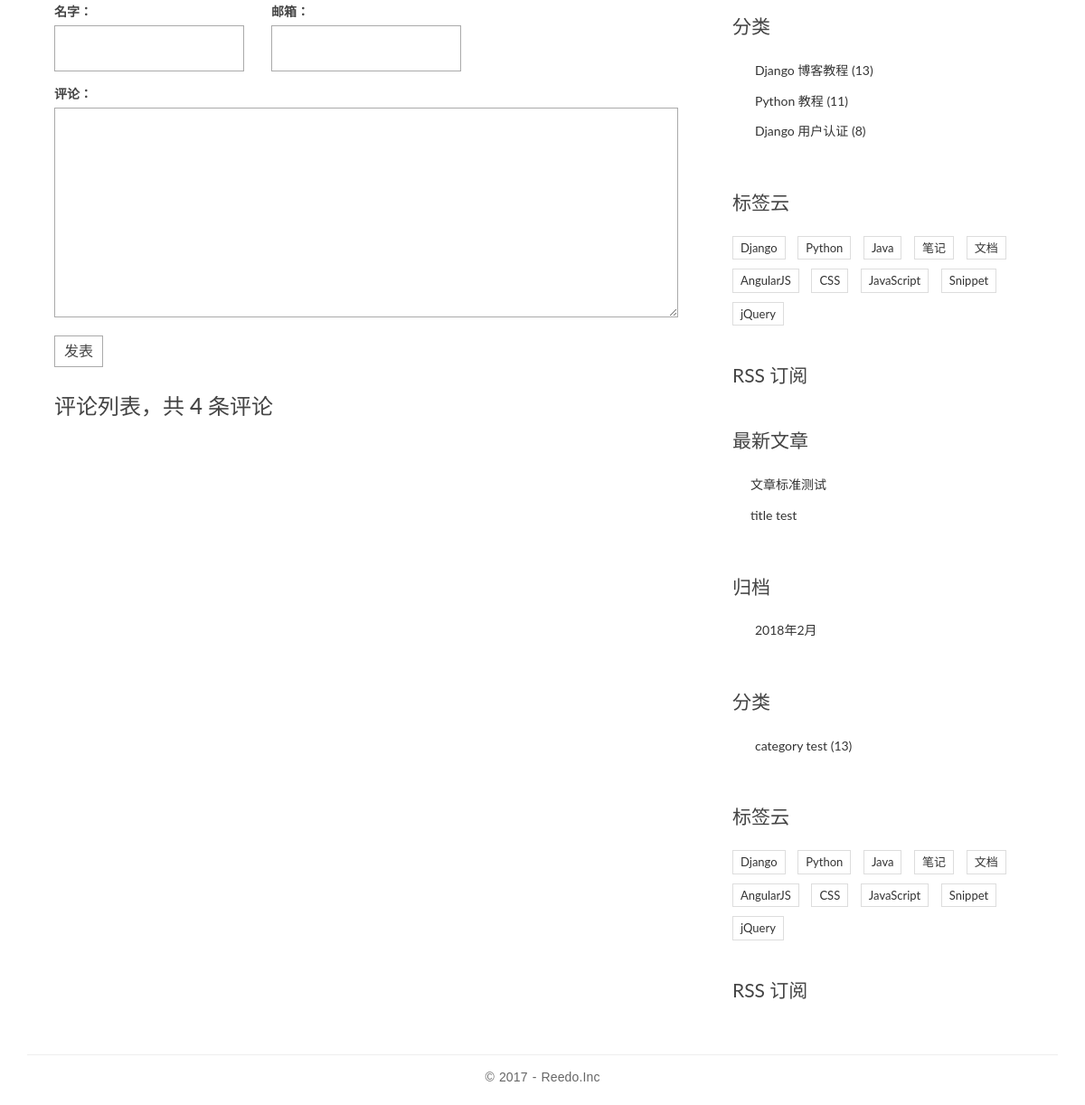
Before: /post/2/ (lower part) with the older database file.
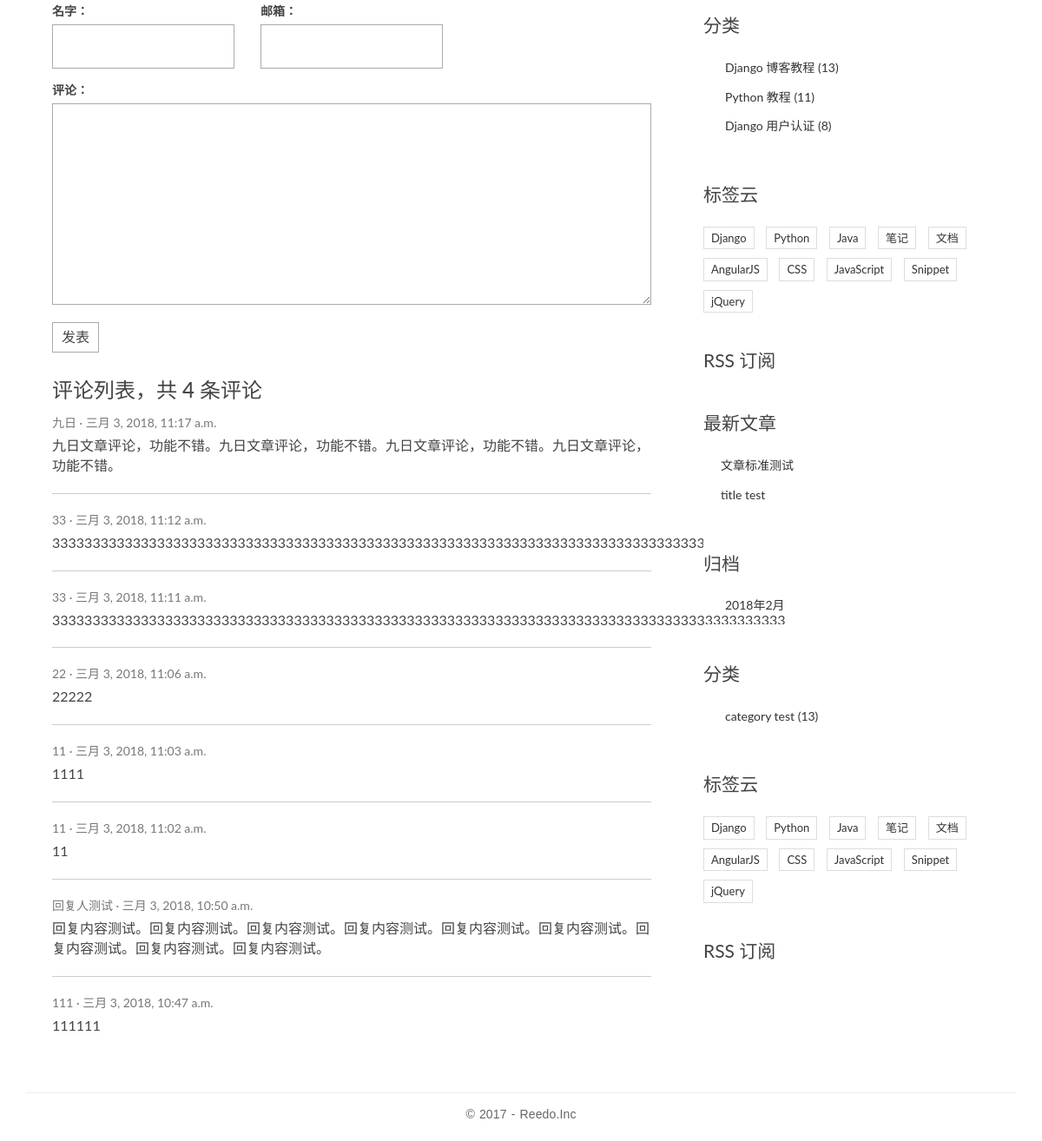
After: the same page with the newer database file.
### blog/models.py (models this page shows, shortened)
class Post(models.Model):
    title = models.CharField(max_length=40)
    body = models.TextField()
    created_time = models.DateField()
    modified_time = models.DateField()
    category = models.ForeignKey(Category, on_delete=models.CASCADE)
    tags = models.ManyToManyField(Tag, blank=True)
    author = models.ForeignKey(User, on_delete=models.CASCADE)

class Category(models.Model):
    name = models.CharField(max_length=20)
    def __str__(self):
        return self.name

### comments/models.py (models this page shows, shortened)
class Comment(models.Model):
    name = models.CharField(max_length=20)
    email = models.EmailField(max_length=40)
    text = models.TextField()
    created_time = models.DateTimeField(auto_now=True)
    post = models.ForeignKey('blog.post', on_delete=models.CASCADE)

### blog/views.py (the view)
# urls.py: path('post/<int:pk>/', views.detail, name='detail'),
def detail(request, pk):
    post = get_object_or_404(Post, pk=pk)
    post.body = markdown.markdown(post.body, extensions=['markdown.extensions.extra', 'markdown.extensions.codehilite', 'markdown.extensions.toc'])
    form = CommentForm()
    comment_list = post.comment_set.all().order_by('-created_time')
    return render(request, 'blog/detail.html', {'post':post, 'form':form, 'comment_list':comment_list})

### comments/forms.py
class CommentForm(forms.ModelForm):
    class Meta:
        model = Comment
        fields = ['name', 'email', 'text']

### blog/templatetags/blog_tags.py (called while the page is built)
@register.simple_tag
def get_recent_posts(num=5):
    return Post.objects.all().order_by('-created_time')[:num]

@register.simple_tag
def archives():
    return Post.objects.dates('created_time', 'month', order='DESC')

@register.simple_tag
def get_categories():
    return Category.objects.all()

### templates/blog/detail.html (shortened to what this page needs)
{% extends "base.html" %}
{% block main %}
    <section class="comment-area" id="comment-area">
        <form action="{% url 'comments:post_comment' post.pk %}" method="post" class="comment-form">
            <div class="row">
                <div class="col-md-4">
                    <label for="id_name">名字：</label>
                    {{ form.name }}
                </div>
                <div class="col-md-4">
                    <label for="id_email">邮箱：</label>
                    {{ form.email }}
                </div>
                <div class="col-md-12">
                    <label for="id_comment">评论：</label>
                    {{ form.text }}
                    <button type="submit" class="comment-btn">发表</button>
                </div>
            </div>
        </form>
        <div class="comment-list-panel">
            <h3>评论列表，共 <span>4</span> 条评论</h3>
            <ul class="comment-list list-unstyled">
                {% for comment in comment_list %}
                    <li class="comment-item">
                        <span class="nickname">{{ comment.name }}</span>
                        <time class="submit-date" datetime="2012-11-09T23:15:57+00:00">{{ comment.created_time }}</time>
                        <div class="text">
                            {{ comment.text }}
                        </div>
                    </li>
                {% endfor %}
            </ul>
        </div>
    </section>
{% endblock main %}
{% block aside %}
    <div class="widget widget-category">
        <h3 class="widget-title">分类</h3>
        <ul>
            <li>
                <a href="#">Django 博客教程 <span class="post-count">(13)</span></a>
            </li>
            <li>
                <a href="#">Python 教程 <span class="post-count">(11)</span></a>
            </li>
            <li>
                <a href="#">Django 用户认证 <span class="post-count">(8)</span></a>
            </li>
        </ul>
    </div>
    <div class="widget widget-tag-cloud">
        <h3 class="widget-title">标签云</h3>
        <ul>
            <li>
                <a href="#">Django</a>
            </li>
            <li>
                <a href="#">Python</a>
            </li>
            <li>
                <a href="#">Java</a>
            </li>
            <li>
                <a href="#">笔记</a>
            </li>
            <li>
                <a href="#">文档</a>
            </li>
            <li>
                <a href="#">AngularJS</a>
            </li>
            <li>
                <a href="#">CSS</a>
            </li>
            <li>
                <a href="#">JavaScript</a>
            </li>
            <li>
                <a href="#">Snippet</a>
            </li>
            <li>
                <a href="#">jQuery</a>
            </li>
        </ul>
    </div>
    <div class="rss">
        <a href=""> RSS 订阅</a>
    </div>
{% endblock aside %}

### templates/base.html (shortened to what this page needs)
{% load staticfiles %}
{% load blog_tags %}
<!DOCTYPE html>
<html>
<head>
    <link rel="stylesheet" href="{% static 'blog/css/bootstrap.min.css' %}">
    <link rel="stylesheet" href="http://code.ionicframework.com/ionicons/2.0.1/css/ionicons.min.css">
    <link rel="stylesheet" href="{% static 'blog/css/pace.css' %}">
    <link rel="stylesheet" href="{% static 'blog/css/custom.css' %}">
    <link rel="stylesheet" href="{% static 'blog/css/highlights/github.css' %}">
</head>
<body>
<div class="content-body">
    <div class="container">
        <div class="row">
            <main class="col-md-8">
                {% block main %}
                {% endblock main %}
            </main>
            <aside class="col-md-4">
                {% block aside %}
                {% endblock aside %}
                <div class="widget widget-recent-posts">
                    <h3 class="widget-title">最新文章</h3>
                    {% get_recent_posts as recent_post_list %}
                    <ul>
                        {% for post in recent_post_list %}
                            <li>
                                <a href="#">{{ post.title }}</a>
                            </li>
                        {% endfor %}
                    </ul>
                </div>
                <div class="widget widget-archives">
                    <h3 class="widget-title">归档</h3>
                    {% archives as archives_list %}
                    <ul>
                        {% for date in archives_list %}
                            <li>
                                <a href="{% url 'blog:archives' date.year date.month %}">{{ date.year }}年{{ date.month }}月</a>
                            </li>
                        {% endfor %}
                    </ul>
                </div>
                <div class="widget widget-category">
                    <h3 class="widget-title">分类</h3>
                    {% get_categories as category_list %}
                    <ul>
                        {% for category in category_list %}
                            <li>
                                <a href="{% url 'blog:category' category.pk %}">{{ category.name }} <span class="post-count">(13)</span></a>
                            </li>
                        {% endfor %}
                    </ul>
                </div>
                <div class="widget widget-tag-cloud">
                    <h3 class="widget-title">标签云</h3>
                    <ul>
                        <li>
                            <a href="#">Django</a>
                        </li>
                        <li>
                            <a href="#">Python</a>
                        </li>
                        <li>
                            <a href="#">Java</a>
                        </li>
                        <li>
                            <a href="#">笔记</a>
                        </li>
                        <li>
                            <a href="#">文档</a>
                        </li>
                        <li>
                            <a href="#">AngularJS</a>
                        </li>
                        <li>
                            <a href="#">CSS</a>
                        </li>
                        <li>
                            <a href="#">JavaScript</a>
                        </li>
                        <li>
                            <a href="#">Snippet</a>
                        </li>
                        <li>
                            <a href="#">jQuery</a>
                        </li>
                    </ul>
                </div>
                <div class="rss">
                    <a href=""> RSS 订阅</a>
                </div>
            </aside>
        </div>
    </div>
</div>
<footer id="site-footer">
    <div class="container">
        <div class="row">
            <div class="col-md-12">
                <p class="copyright">&copy 2017 - Reedo.Inc
                </p>
            </div>
        </div>
    </div>
</footer>
</body>
</html>

### static/blog/css/custom.css (style rules this page uses)
* { outline: none; }
h1, h2, h3, h4, h5, h6 { margin-top: 0; }
a { color: #333; }
body { color: #444; font-family: 'Lato', sans-serif; }
p { font-family: 'Ubuntu', sans-serif; font-weight: 400; word-spacing: 1px; letter-spacing: 0.01em; }
.content-body { padding-bottom: 4em; }
.widget { background: #fff; padding: 30px 0 0; }
.widget-title { font-size: 1.5em; margin-bottom: 20px; line-height: 1.6; padding: 10px 0 0; font-weight: 400; }
.widget-recent-posts ul { padding: 0; margin: 0; padding-left: 20px; }
.widget-recent-posts ul li { list-style-type: none; position: relative; line-height: 170%; margin-bottom: 10px; }
.widget-recent-posts ul li::before { content: '\f3d3'; font-family: "Ionicons"; position: absolute; left: -17px; top: 3px; font-size: 16px; color: #000; }
.widget-archives ul { padding: 0; margin: 0; padding-left: 25px; }
.widget-archives ul li { list-style-type: none; position: relative; line-height: 170%; margin-bottom: 10px; }
.widget-archives ul li::before { content: '\f3f3'; font-family: "Ionicons"; position: absolute; left: -25px; top: 1px; font-size: 16px; color: #000; }
.widget-category ul { padding: 0; margin: 0; padding-left: 25px; }
.widget-category ul li { list-style-type: none; position: relative; line-height: 170%; margin-bottom: 10px; }
.widget-category ul li::before { content: '\f3fe'; font-family: "Ionicons"; position: absolute; left: -25px; top: 1px; font-size: 18px; color: #000; }
.widget-tag-cloud ul { padding: 0; margin: 0; margin-right: -10px; }
.widget-tag-cloud ul li { list-style-type: none; font-size: 13px; display: inline-block; margin-right: 10px; margin-bottom: 10px; padding: 3px 8px; border: 1px solid #ddd; }
.rss { font-size: 21px; margin-top: 30px; }
.rss a { color: #444; }
#site-footer { padding-top: 10px; padding: 0 0 1.5em 0; }
.copyright { text-align: center; padding-top: 1em; margin: 0; border-top: 1px solid #eee; color: #666; }
.contact-form input, .comment-form input { border: 1px solid #aaa; margin-bottom: 15px; width: 100%; padding: 15px 15px; font-size: 16px; line-height: 100%; transition: 0.4s border-color linear; }
.contact-form textarea, .comment-form textarea { border: 1px solid #aaa; margin-bottom: 15px; width: 100%; padding: 15px 15px; font-size: 16px; line-height: 20px !important; min-height: 183px; transition: 0.4s border-color linear; }
.comment-area { padding: 0 30px 0; }
.comment-form { margin-top: 15px; }
.comment-form .comment-btn { background-color: #fff; border: 1px solid #aaa; font-size: 16px; padding: 5px 10px; }
.comment-list-panel { margin-top: 30px; }
.comment-list { margin-top: 15px; }
.comment-item:not(:last-child) { border-bottom: 1px #ccc solid; margin-bottom: 20px; padding-bottom: 20px; }
.comment-item .nickname, .comment-item .submit-date { color: #777; font-size: 14px; }
.comment-item .nickname:after { content: ' ·'; }
.comment-item .text { padding-top: 5px; font-size: 16px; }

Changed rows visible on the page:
added Comment: name "九日", created_time "三月 3, 2018, 11:17 a.m.", text "九日文章评论，功能不错。九日文章评论，功能不错。九日文章评论，功能不错。九日文章评论，功能不错。"
added Comment: name "33", created_time "三月 3, 2018, 11:12 a.m.", text "3333333333333333333333333333333333333333333333333333333333333333333333333333333333333333333444444444444444444444"
added Comment: name "33", created_time "三月 3, 2018, 11:11 a.m.", text "3333333333333333333333333333333333333333333333333333333333333333333333333333333333333333333"
added Comment: name "22", created_time "三月 3, 2018, 11:06 a.m.", text "22222"
added Comment: name "11", created_time "三月 3, 2018, 11:03 a.m.", text "1111"
added Comment: name "11", created_time "三月 3, 2018, 11:02 a.m.", text "11"
added Comment: name "回复人测试", created_time "三月 3, 2018, 10:50 a.m.", text "回复内容测试。回复内容测试。回复内容测试。回复内容测试。回复内容测试。回复内容测试。回复内容测试。回复内容测试。回复内容测试。"
added Comment: name "111", created_time "三月 3, 2018, 10:47 a.m.", text "111111"
